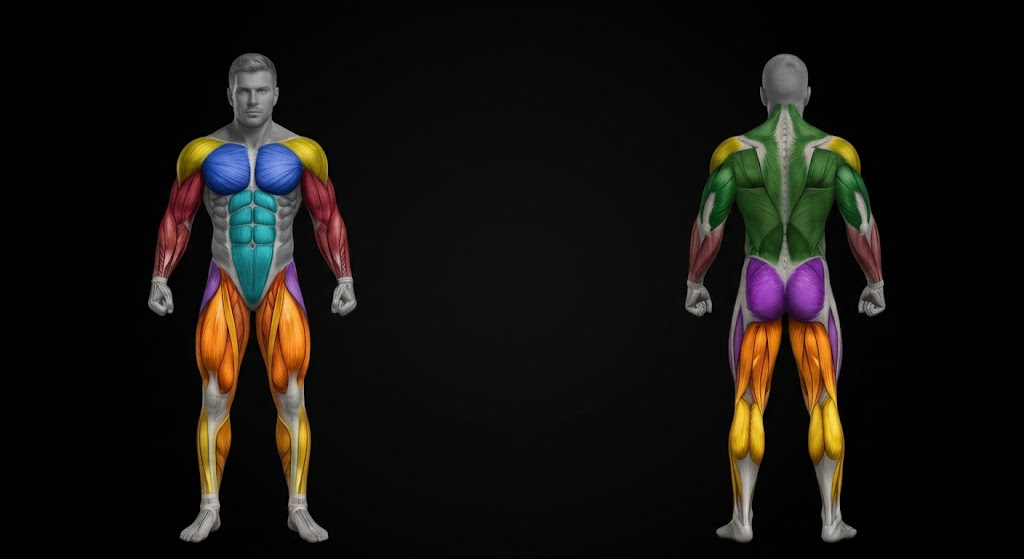
#> input picture tasarim/v27/kaynak/kaslar.jpg, 1024 x 559 px
$ python ayikla.py
#> lines starting #> are read from the running program, lines starting #| are printed output that depends on the picture; after the words box and inside, x2 and y2 are one past the last pixel; in counts of white or black regions, pixels touching at a corner belong together
# Kas görseli (siyah zemin, gri vücut, renkli kaslar) → uygulama varlıkları, her görünüm (ön/arka) için:
#   r/{v}.webp       renkli figür (saydam zemin)
#   r/{v}_gri.webp   aynı figür, kaslar gri (seçili olmayan kaslar bu katmanda kalır)
#   r/{v}_{grup}.png yumuşak kenarlı grup maskesi, 2× çözünürlük (CSS mask-image)
#   r/{v}_hit.png    dokunma haritası: piksel değeri = grup no (0 = boş); kasın R px çevresi de o gruba
#   bolgeler.json    boyutlar, grup sırası, ★ rozet noktaları
# Gruplar renkten gelir (çizimin kendi kas sınırları); aynı renkli kaslar (biseps / ön kol, sırt / triseps)
# çizimdeki kas çizgilerine göre watershed ile ayrılır, sonra her grup kendi rengine boyanır (RENK).
import cv2, numpy as np, json
src = cv2.imread('kaslar.jpg')
#> src is the input picture: shape (559, 1024, 3); mean B, G, R 15.8, 19.1, 21.7
hsv = cv2.cvtColor(src, cv2.COLOR_BGR2HSV_FULL).astype(np.float32)
H, S, V = hsv[..., 0] * 360 / 255, hsv[..., 1] / 255, hsv[..., 2] / 255
def hue(a, b): return ((H >= a) & (H <= b)) if a <= b else ((H >= a) | (H <= b))
GRUP = ['Omuz', 'Göğüs', 'Biseps', 'Triseps', 'Ön kol', 'Sırt', 'Karın', 'Kalça', 'Kalça yanı', 'Bacak']
ID = {g: i + 1 for i, g in enumerate(GRUP)}
# her grup kendi rengi (çizimdeki renkler grupları ayırmıyor: biseps = ön kol, kalça = kalça yanı …)
RENK = {'Omuz': '#F4C430', 'Göğüs': '#3D6FE8', 'Biseps': '#E5423A', 'Triseps': '#33B5F0', 'Ön kol': '#F06BAE',
        'Sırt': '#3DB24B', 'Karın': '#1EC6B8', 'Kalça': '#9A4FE6', 'Kalça yanı': '#A8D838', 'Bacak': '#F5862A'}
VIEW = {'front': (138, 45, 368, 548), 'back': (676, 45, 894, 548)}
yy, xx = np.mgrid[0:src.shape[0], 0:src.shape[1]]
sat = (S > .26) & (V > .18)
#> sat: shape (559, 1024) bool; 10.9% white; 36 white regions (29 under 20 px), largest, box (x1, y1, x2, y2) and area: (153, 136, 352, 304) 15914, (728, 257, 845, 510) 15469, (787, 104, 883, 283) 8186
body = (V > .1).astype(np.uint8)
#> body: shape (559, 1024); values 0 (black) and 1 (white), 15.9% white; 2 white regions, box (x1, y1, x2, y2) and area: (685, 53, 886, 543) 45621, (148, 53, 357, 543) 45474
n, lab, st, _ = cv2.connectedComponentsWithStats(body, 8)
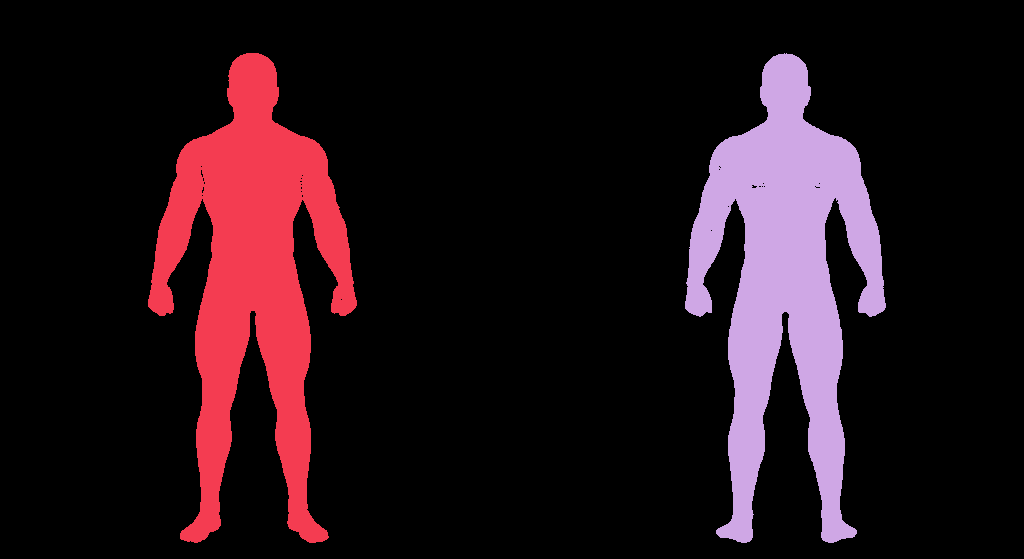
#> lab: shape (559, 1024) int32; 3 distinct labels, from 0 to 2; one colour per label, 0 black
#> n = 3; st = [[0, 0, 1024, 559, 481321], [148, 53, 209, 490, 45474], [685, 53, 201, 490, 45621]]
body = np.isin(lab, [i for i in range(1, n) if st[i, cv2.CC_STAT_AREA] > 5000]).astype(np.uint8)
warm, yellow = hue(330, 44), hue(44, 72)
#> in hue, `def hue(a, b): return ((H >= a) & (H <= b)) if a <= b else ((H >= a) |..`: returned value: shape (559, 1024) bool; 88.1% white; 194 black regions (119 under 20 px), largest, box (x1, y1, x2, y2) and area: (691, 95, 881, 544) 27814, (152, 127, 336, 385) 16851, (826, 256, 897, 422) 2229
#> in hue (call 2), `def hue(a, b): return ((H >= a) & (H <= b)) if a <= b else ((H >= a) |..`: returned value: shape (559, 1024) bool; 2.6% white; 620 white regions (550 under 20 px), largest, box (x1, y1, x2, y2) and area: (277, 130, 329, 180) 1137, (175, 135, 225, 179) 1037, (284, 397, 308, 496) 814
L = np.zeros(src.shape[:2], np.int32)
front, back = xx < 512, xx >= 512
# mor: arkada en büyük parça kalça (glutes), kalanı kalça yanı (önde kalça fleksörü, arkada abdüktör)
purple = (sat & hue(250, 330)).astype(np.uint8)
#> in hue (call 3), `def hue(a, b): return ((H >= a) & (H <= b)) if a <= b else ((H >= a) |..`: returned value: shape (559, 1024) bool; 1.6% white; 278 white regions (257 under 20 px), largest, box (x1, y1, x2, y2) and area: (744, 256, 827, 322) 4535, (724, 304, 745, 386) 783, (826, 305, 848, 385) 711
#> purple: shape (559, 1024); values 0 (black) and 1 (white), 0.98% white; 16 white regions (11 under 20 px), largest, box (x1, y1, x2, y2) and area: (746, 257, 825, 322) 3959, (285, 260, 307, 314) 471, (199, 259, 220, 314) 465, (733, 308, 744, 368) 347, (828, 308, 838, 368) 333
purple = cv2.morphologyEx(purple, cv2.MORPH_OPEN, np.ones((3, 3), np.uint8))
#> purple: shape (559, 1024); values 0 (black) and 1 (white), 0.96% white; 5 white regions, box (x1, y1, x2, y2) and area: (746, 258, 825, 322) 3948, (285, 261, 305, 309) 460, (200, 261, 220, 310) 457, (733, 312, 744, 365) 335, (828, 311, 838, 362) 318
L[purple > 0] = ID['Kalça yanı']
n, lab, st, _ = cv2.connectedComponentsWithStats(purple * back.astype(np.uint8), 8)
#> lab: shape (559, 1024) int32; 4 distinct labels, from 0 to 3
#> n = 4; st = [[0, 0, 1024, 559, 567815], [746, 258, 79, 64, 3948], [828, 311, 10, 51, 318], [733, 312, 11, 53, 335]]
if n > 1: L[lab == 1 + int(np.argmax(st[1:, cv2.CC_STAT_AREA]))] = ID['Kalça']
L[sat & front & hue(150, 200)] = ID['Karın']
#> in hue (call 4), `def hue(a, b): return ((H >= a) & (H <= b)) if a <= b else ((H >= a) |..`: returned value: shape (559, 1024) bool; 2.8% white; 437 white regions (374 under 20 px), largest, box (x1, y1, x2, y2) and area: (225, 185, 281, 304) 4634, (512, 96, 592, 150) 1856, (384, 112, 464, 176) 1440
#> L: shape (559, 1024) int32; 4 distinct labels, from 0 to 9
L[sat & front & hue(200, 250)] = ID['Göğüs']
#> in hue (call 5), `def hue(a, b): return ((H >= a) & (H <= b)) if a <= b else ((H >= a) |..`: returned value: shape (559, 1024) bool; 1.5% white; 420 white regions (352 under 20 px), largest, box (x1, y1, x2, y2) and area: (201, 137, 303, 199) 4515, (716, 272, 720, 288) 63, (844, 304, 852, 321) 52
#> L: shape (559, 1024) int32; 5 distinct labels, from 0 to 9
thigh = front & (yy > 240) & (xx > 188) & (xx < 324)  # ön uyluk üstü kol hizasına çıkar
L[sat & (warm | yellow) & ((yy > 288) | thigh)] = ID['Bacak']
#> L: shape (559, 1024) int32; 6 distinct labels, from 0 to 10
L[sat & yellow & (yy < 210)] = ID['Omuz']
#> L: shape (559, 1024) int32; 7 distinct labels, from 0 to 10
L[sat & warm & (yy <= 288) & back & ((xx < 742) | (xx > 830))] = ID['Ön kol']
#> L: shape (559, 1024) int32; 8 distinct labels, from 0 to 10
#> `arm = sat & warm & (yy <= 288) & front & ~thigh`: arm: shape (559, 1024) bool; 0.98% white; 7 white regions (5 under 20 px), largest, box (x1, y1, x2, y2) and area: (153, 168, 203, 278) 2832, (302, 167, 352, 278) 2789
def split(region, seeds):
    # watershed: tohumlar elle, sınır çizimdeki kas çizgilerinden
    mk = np.zeros(src.shape[:2], np.int32); mk[~region] = 99
    for (x0, y0, x1, y1), g in seeds:
        r = region[y0:y1, x0:x1]; mk[y0:y1, x0:x1][r] = ID[g]
#> mk: shape (559, 1024) int32; 4 distinct labels, from 0 to 99
    ws = cv2.watershed(src, mk)
#> ws: shape (559, 1024) int32; 4 distinct labels, from -1 to 99
    for _, g in seeds: L[region & (ws == ID[g])] = ID[g]
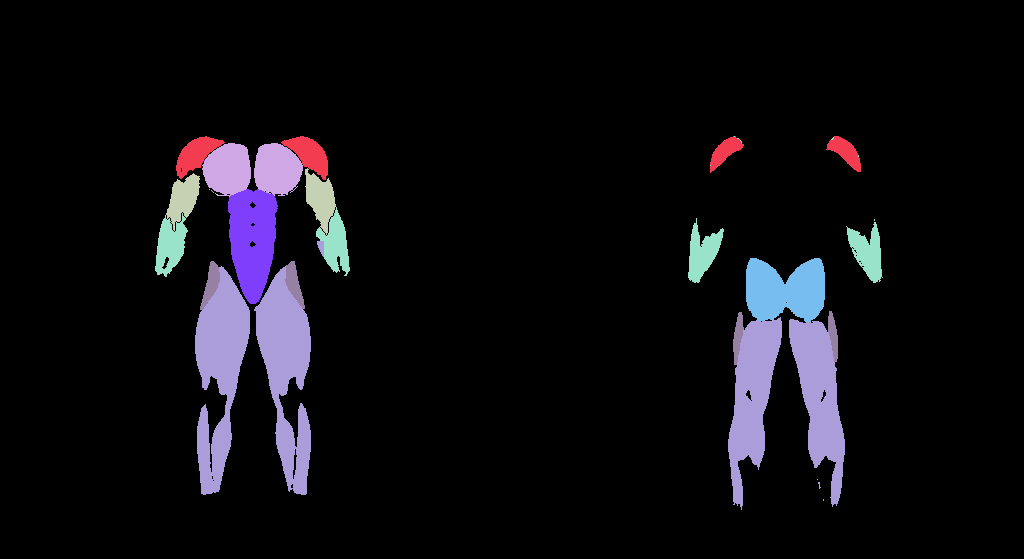
#> L: shape (559, 1024) int32; 9 distinct labels, from 0 to 10; one colour per label, 0 black
# ön kol (önden): kırmızı = biseps + ön kol, dirsek çizgisinden ayrılır
arm = sat & warm & (yy <= 288) & front & ~thigh
split(arm, [((172, 182, 196, 204), 'Biseps'), ((306, 182, 330, 204), 'Biseps'),
            ((158, 238, 184, 266), 'Ön kol'), ((320, 238, 346, 266), 'Ön kol')])
# sırttaki yeşil: sırt + triseps, koltuk altı çizgisinden ayrılır
green = (S > .16) & (V > .07) & back & hue(70, 170) & (yy < 306)
#> in hue (call 6), `def hue(a, b): return ((H >= a) & (H <= b)) if a <= b else ((H >= a) |..`: returned value: shape (559, 1024) bool; 5.4% white; 411 white regions (277 under 20 px), largest, box (x1, y1, x2, y2) and area: (696, 96, 874, 268) 16499, (512, 96, 592, 150) 1856, (384, 112, 464, 176) 1440
#> green: shape (559, 1024) bool; 2.5% white; 9 white regions (8 under 20 px), largest, box (x1, y1, x2, y2) and area: (698, 103, 872, 265) 14507
green = cv2.morphologyEx(green.astype(np.uint8), cv2.MORPH_CLOSE, np.ones((3, 3), np.uint8)).astype(bool)
#> green: shape (559, 1024) bool; 2.5% white; 8 white regions (7 under 20 px), largest, box (x1, y1, x2, y2) and area: (698, 103, 872, 265) 14585
split(green, [((765, 125, 805, 250), 'Sırt'), ((750, 200, 820, 250), 'Sırt'), ((740, 150, 760, 200), 'Sırt'), ((812, 150, 832, 200), 'Sırt'),
              ((700, 185, 718, 235), 'Triseps'), ((852, 185, 872, 235), 'Triseps')])
#> after the loop in split (call 2), `for (x0, y0, x1, y1), g in seeds:`:
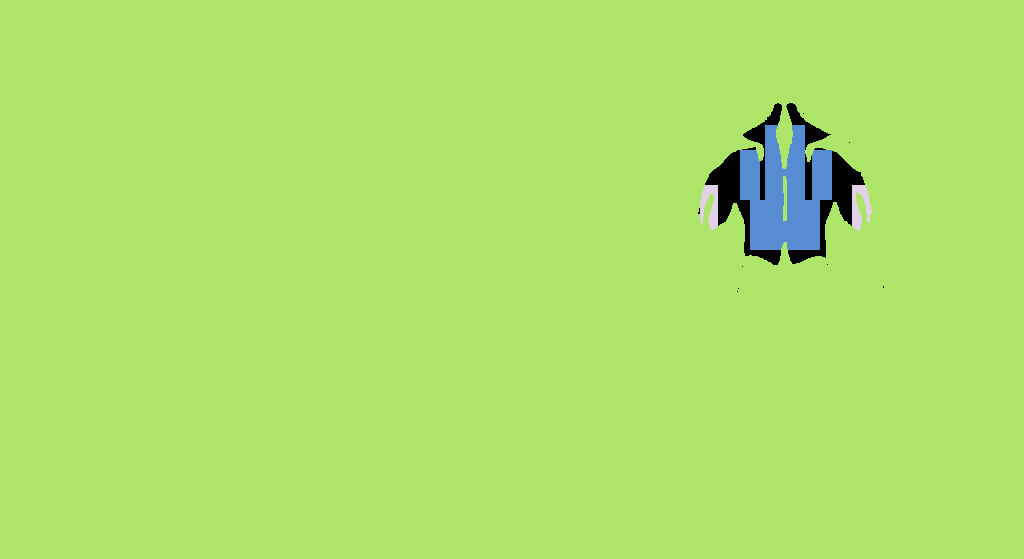
#> mk: shape (559, 1024) int32; 4 distinct labels, from 0 to 99; one colour per label, 0 black
#> in split (call 2), `ws = cv2.watershed(src, mk)`:
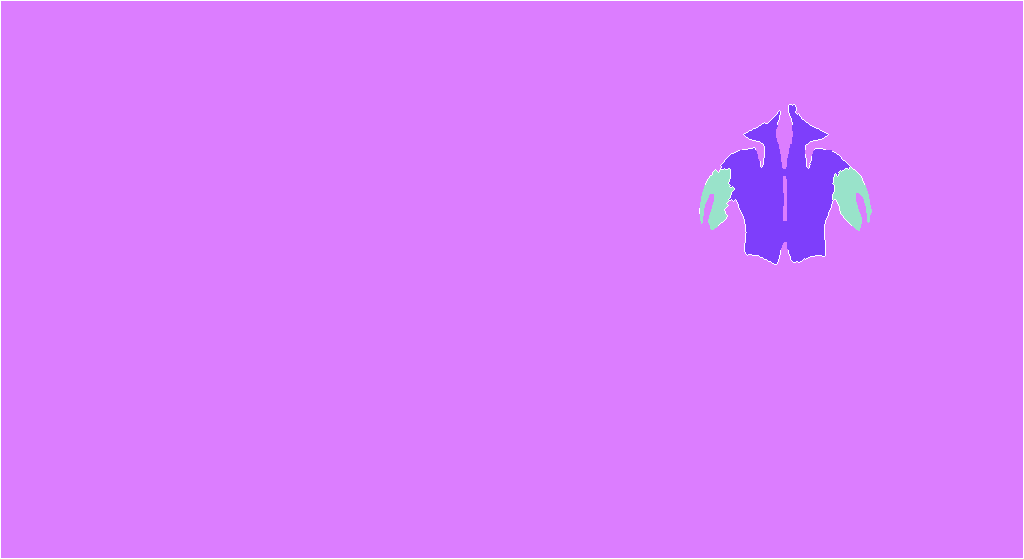
#> ws: shape (559, 1024) int32; 4 distinct labels, from -1 to 99; one colour per label, 0 black, -1 white
#> after the loop in split (call 2), `for _, g in seeds: L[region & (ws == ID[g])] = ID[g]`:
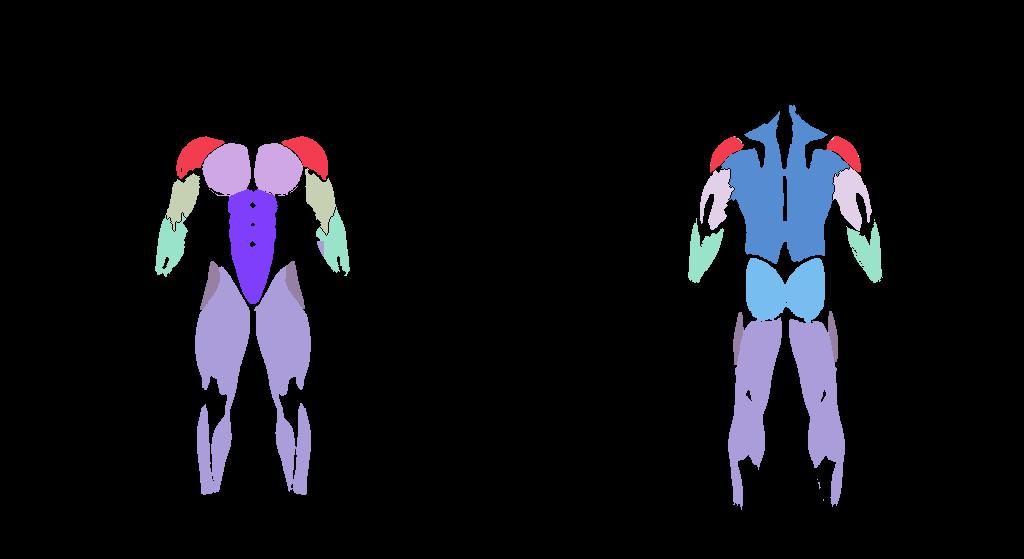
#> L: shape (559, 1024) int32; 11 distinct labels, from 0 to 10; one colour per label, 0 black
k = cv2.getStructuringElement(cv2.MORPH_ELLIPSE, (5, 5))
masks = {}
for g in GRUP:
    m = (L == ID[g]).astype(np.uint8) * 255
    m = cv2.morphologyEx(m, cv2.MORPH_CLOSE, k, iterations=2)       # kas içi lif çizgileri
    cs, _ = cv2.findContours(m, cv2.RETR_EXTERNAL, cv2.CHAIN_APPROX_NONE)
    m = np.zeros_like(m)
    for c in cs:
        if cv2.contourArea(c) >= 40: cv2.drawContours(m, [c], -1, 255, -1)
    masks[g] = m & (body * 255)
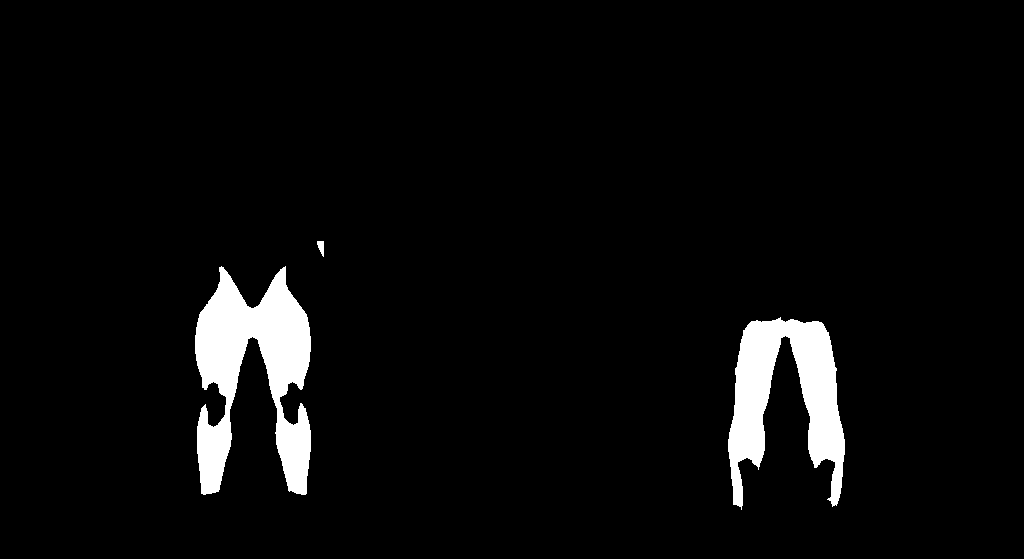
#> m: shape (559, 1024); 4.4% white; 3 white regions, box (x1, y1, x2, y2) and area: (195, 266, 311, 495) 14297, (728, 317, 845, 510) 11058, (317, 241, 324, 257) 75
#> after the loop, masks = 10 items
# çakışma: önce gelen grup kalsın
taken = np.zeros(src.shape[:2], bool)
for g in GRUP:
    masks[g][taken] = 0; taken |= masks[g] > 0
#> taken: shape (559, 1024) bool; 11.2% white; 6 white regions, box (x1, y1, x2, y2) and area: (700, 105, 883, 283) 16776, (728, 258, 845, 510) 15616, (195, 261, 311, 495) 15058, (176, 136, 350, 304) 12969, (155, 173, 200, 277) 2406, (688, 218, 724, 283) 1222
out = {'grup': GRUP, 'renk': RENK}
# yeniden boyama (Lab): grubun dokusu (L) korunur, ortalama aydınlık ve renk (a, b) grubun rengine çekilir
lab = cv2.cvtColor(src, cv2.COLOR_BGR2LAB).astype(np.float32)
#> lab: shape (559, 1024, 3) float32
rec = lab.copy()
for g in GRUP:
    m = cv2.dilate(masks[g], np.ones((5, 5), np.uint8)) > 0
    m &= body > 0
    if not m.any(): continue
    r, gg, b = (int(RENK[g][i:i + 2], 16) for i in (1, 3, 5))
    t = cv2.cvtColor(np.uint8([[[b, gg, r]]]), cv2.COLOR_BGR2LAB)[0, 0].astype(np.float32)
    Lg = lab[..., 0][masks[g] > 0]
    rec[..., 0][m] = np.clip((lab[..., 0][m] - Lg.mean()) * .85 + t[0] * .92, t[0] * .55, 255)  # gölge lekeleri kararmasın
    rec[..., 1][m] = t[1] + (lab[..., 1][m] - lab[..., 1][masks[g] > 0].mean()) * .15
    rec[..., 2][m] = t[2] + (lab[..., 2][m] - lab[..., 2][masks[g] > 0].mean()) * .15
#> this loop made 10 passes
#> t on passes 1 to 10: [207, 132, 202], [127, 153, 62], [135, 190, 170], [177, 113, 89], [162, 186, 117], [164, 74, 170], [185, 85, 124], [127, 187, 63], [206, 91, 197], [171, 165, 192]
#> pass 1, `m = cv2.dilate(masks[g], np.ones((5, 5), np.uint8)) > 0`:
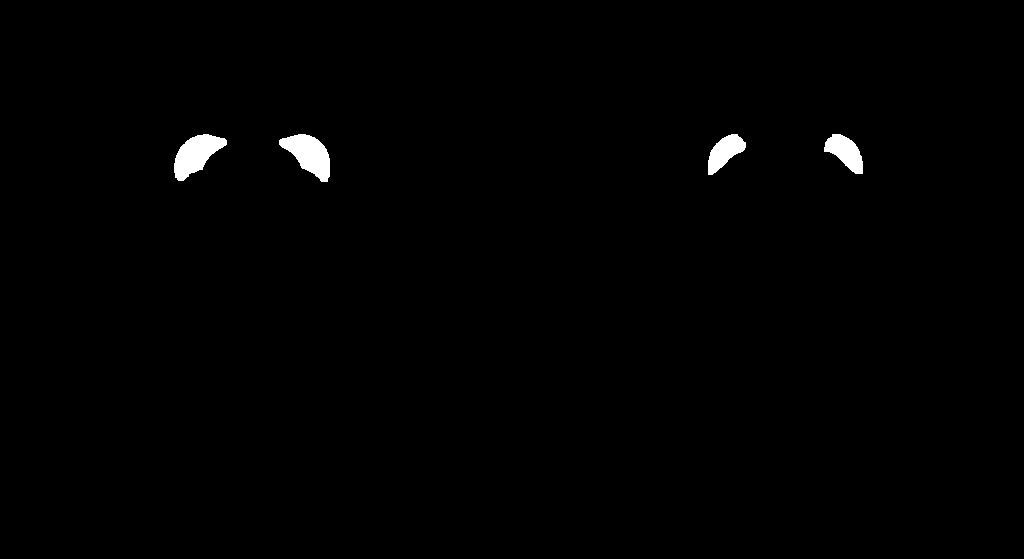
#> m: shape (559, 1024) bool; 0.79% white; 4 white regions, box (x1, y1, x2, y2) and area: (279, 134, 330, 182) 1388, (174, 134, 227, 181) 1382, (824, 134, 863, 174) 891, (708, 134, 746, 175) 848
rec = cv2.cvtColor(np.clip(rec, 0, 255).astype(np.uint8), cv2.COLOR_LAB2BGR)
gray = cv2.cvtColor(src, cv2.COLOR_BGR2GRAY)
for v, (x0, y0, x1, y1) in VIEW.items():
    w, h = x1 - x0, y1 - y0
    a = cv2.GaussianBlur(body[y0:y1, x0:x1] * 255, (3, 3), 0)
    rgba = cv2.cvtColor(rec[y0:y1, x0:x1], cv2.COLOR_BGR2BGRA); rgba[..., 3] = a
    cv2.imwrite(f'r/{v}.png', rgba)
    # gri katman: kaslar, vücudun gri tonuna yakın, hafif koyu
    gc = gray[y0:y1, x0:x1].astype(np.float32)
    # her grup kendi ortalamasından vücudun orta grisine kaydırılır: doku kalır, grup sınırı görünmez
    ref = float(np.median(gc[(body[y0:y1, x0:x1] > 0) & ~taken[y0:y1, x0:x1]]))
    for g in GRUP:
        mg = masks[g][y0:y1, x0:x1] > 0
        if mg.any(): gc[mg] = (gc[mg] - gc[mg].mean()) * .8 + ref * .92
    gc = np.where(taken[y0:y1, x0:x1], cv2.GaussianBlur(gc, (3, 3), 0), gc)
    g3 = cv2.cvtColor(np.clip(gc, 0, 255).astype(np.uint8), cv2.COLOR_GRAY2BGRA); g3[..., 3] = a
    cv2.imwrite(f'r/{v}_gri.png', g3)
    o = {'w': w, 'h': h, 'merkez': {}}
    hit = np.zeros((h, w), np.uint8)
    for g in GRUP:
        mc = masks[g][y0:y1, x0:x1]
        if mc.sum() == 0: continue
        hit[mc > 0] = ID[g]
        # 2× yumuşak kenar
        big = cv2.resize(cv2.GaussianBlur(mc.astype(np.float32) / 255, (0, 0), .8), (w * 2, h * 2), interpolation=cv2.INTER_CUBIC)
        al = np.clip((big - .5) * 3 + .5, 0, 1)
        mm = np.zeros((h * 2, w * 2, 4), np.uint8); mm[..., 3] = (al * 255).astype(np.uint8)
        cv2.imwrite(f'r/{v}_{g}.png', mm)
        n, lb, stt, _ = cv2.connectedComponentsWithStats(mc, 8)
        bigc = (lb == 1 + int(np.argmax(stt[1:, cv2.CC_STAT_AREA]))).astype(np.uint8)
        _, _, _, (mx, my) = cv2.minMaxLoc(cv2.distanceTransform(bigc, cv2.DIST_L2, 5))
        # simetrik grup (göğüs, kalça): ağırlık merkezi kasa çok yakınsa ortaya koy
        cy_, cx_ = [int(round(t)) for t in np.argwhere(mc > 0).mean(axis=0)]
        if cv2.dilate(mc, np.ones((15, 15), np.uint8))[cy_, cx_]: mx, my = cx_, cy_
        o['merkez'][g] = [int(mx), int(my)]
        col = src[y0:y1, x0:x1][mc > 0].reshape(-1, 3).astype(np.float32)
        hh = cv2.cvtColor(col.reshape(-1, 1, 3).astype(np.uint8), cv2.COLOR_BGR2HSV)
        b, gg, r = np.median(col, axis=0)
    # dokunma toleransı: boş piksele en yakın kas (R px içinde)
    R = 9
    _, near = cv2.distanceTransformWithLabels((hit == 0).astype(np.uint8), cv2.DIST_L2, 5, labelType=cv2.DIST_LABEL_PIXEL)
    dist = cv2.distanceTransform((hit == 0).astype(np.uint8), cv2.DIST_L2, 5)
    ys, xs = np.where(hit > 0)
    lut = np.zeros(near.max() + 1, np.uint8)
    lut[near[ys, xs]] = hit[ys, xs]
    ext = lut[near]; ext[dist > R] = 0; ext[hit > 0] = hit[hit > 0]
    cv2.imwrite(f'r/{v}_hit.png', ext * 20)  # 20, 40, … (renk dönüşümüne dayanıklı)
    out[v] = o
#> this loop made 2 passes
#> ref on passes 1 to 2: 105, 110
#> after the loop, out = 4 items
json.dump(out, open('bolgeler.json', 'w'), ensure_ascii=False, indent=1)
# kontrol görseli: grup sınırları beyaz, gruplar kendi renginde, numara
sh = []
for v, (x0, y0, x1, y1) in VIEW.items():
    d = cv2.resize(src[y0:y1, x0:x1], None, fx=2, fy=2, interpolation=cv2.INTER_CUBIC)
    d = (d * .45).astype(np.uint8)
    for g in GRUP:
        mc = cv2.resize(masks[g][y0:y1, x0:x1], None, fx=2, fy=2, interpolation=cv2.INTER_NEAREST)
        if not mc.any(): continue
        cs, _ = cv2.findContours(mc, cv2.RETR_EXTERNAL, cv2.CHAIN_APPROX_NONE)
        reg = mc > 0
        d[reg] = (cv2.resize(rec[y0:y1, x0:x1], None, fx=2, fy=2)[reg])
        cv2.drawContours(d, cs, -1, (255, 255, 255), 1)
        cx, cy = out[v]['merkez'][g]
        cv2.putText(d, g[:4], (cx * 2 - 14, cy * 2 + 5), cv2.FONT_HERSHEY_SIMPLEX, .45, (255, 255, 255), 1, cv2.LINE_AA)
    sh.append(d)
#> after the loop, sh = 2 items
hmax = max(s.shape[0] for s in sh)
#> hmax = 1006
cv2.imwrite('kontrol.png', np.hstack([np.pad(s, ((0, hmax - s.shape[0]), (0, 0), (0, 0))) for s in sh]))
print(out['renk'], {v: out[v]['merkez'] for v in VIEW})
#> (printed output is left out)
